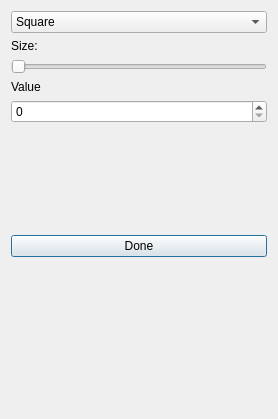
<?xml version="1.0" encoding="UTF-8"?>
<ui version="4.0">
 <class>BrushDialog</class>
 <widget class="QDialog" name="BrushDialog">
  <property name="geometry">
   <rect>
    <x>0</x>
    <y>0</y>
    <width>278</width>
    <height>419</height>
   </rect>
  </property>
  <property name="windowTitle">
   <string>Dialog</string>
  </property>
  <layout class="QGridLayout" name="gridLayout">
   <item row="0" column="0">
    <layout class="QVBoxLayout" name="verticalLayout_2">
     <item>
      <widget class="QComboBox" name="brush_combo_box">
       <item>
        <property name="text">
         <string>Square</string>
        </property>
       </item>
      </widget>
     </item>
     <item>
      <widget class="QLabel" name="label">
       <property name="sizePolicy">
        <sizepolicy hsizetype="Preferred" vsizetype="Maximum">
         <horstretch>0</horstretch>
         <verstretch>0</verstretch>
        </sizepolicy>
       </property>
       <property name="text">
        <string>Size:</string>
       </property>
      </widget>
     </item>
     <item>
      <widget class="QSlider" name="size_slider">
       <property name="minimum">
        <number>1</number>
       </property>
       <property name="maximum">
        <number>100</number>
       </property>
       <property name="orientation">
        <enum>Qt::Horizontal</enum>
       </property>
      </widget>
     </item>
     <item>
      <widget class="QLabel" name="label_2">
       <property name="text">
        <string>Value</string>
       </property>
      </widget>
     </item>
     <item>
      <widget class="QSpinBox" name="spinBox">
       <property name="maximum">
        <number>10000000</number>
       </property>
      </widget>
     </item>
     <item>
      <layout class="QHBoxLayout" name="horizontalLayout_2">
       <item>
        <spacer name="horizontalSpacer">
         <property name="orientation">
          <enum>Qt::Horizontal</enum>
         </property>
         <property name="sizeHint" stdset="0">
          <size>
           <width>40</width>
           <height>20</height>
          </size>
         </property>
        </spacer>
       </item>
       <item>
        <widget class="QLabel" name="brush_demo_label">
         <property name="minimumSize">
          <size>
           <width>100</width>
           <height>100</height>
          </size>
         </property>
         <property name="autoFillBackground">
          <bool>false</bool>
         </property>
         <property name="text">
          <string/>
         </property>
        </widget>
       </item>
       <item>
        <spacer name="horizontalSpacer_2">
         <property name="orientation">
          <enum>Qt::Horizontal</enum>
         </property>
         <property name="sizeHint" stdset="0">
          <size>
           <width>40</width>
           <height>20</height>
          </size>
         </property>
        </spacer>
       </item>
      </layout>
     </item>
     <item>
      <widget class="QPushButton" name="brush_done_btn">
       <property name="text">
        <string>Done</string>
       </property>
      </widget>
     </item>
     <item>
      <spacer name="verticalSpacer">
       <property name="orientation">
        <enum>Qt::Vertical</enum>
       </property>
       <property name="sizeHint" stdset="0">
        <size>
         <width>20</width>
         <height>40</height>
        </size>
       </property>
      </spacer>
     </item>
    </layout>
   </item>
  </layout>
 </widget>
 <resources/>
 <connections/>
</ui>
